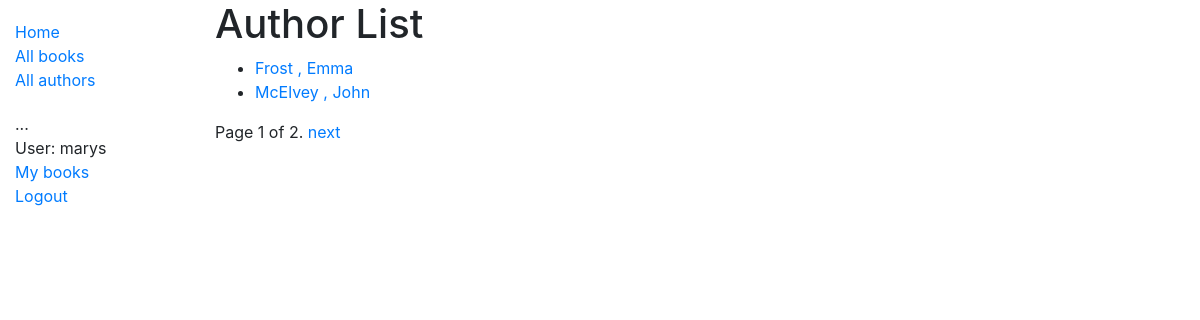
Screenshot of /catalog/authors/ (signed in) with the database file from the repository.
### catalog/models.py (models this page shows, shortened)
class Author(models.Model):
    first_name = models.CharField(max_length=100)
    last_name = models.CharField(max_length=100)
    date_of_birth = models.DateField(null=True, blank=True)
    date_of_death = models.DateField('Died', null=True, blank=True)
    class Meta:
        ordering = ['last_name', 'first_name']
    def get_absolute_url(self):
        return reverse('author-detail', args=[str(self.id)])

### catalog/views.py (the view)
# urls.py: path('authors/', views.AuthorListView.as_view(), name='authors'),
class AuthorListView(generic.ListView):
    model = Author
    paginate_by = 2

### catalog/templates/catalog/author_list.html
{% extends "base_generic.html" %}
{% block content %}
  <h1>Author List</h1>
  {% if author_list %}
  <ul>
    {% for author in author_list %}
      <li>
        <a href="{{ author.get_absolute_url }}">{{ author.last_name }} {{','}} {{author.first_name}}</a>
      </li>
    {% endfor %}
  </ul>
  {% else %}
    <p>There are no authors in the library.</p>
  {% endif %}
{% endblock %}

### catalog/templates/base_generic.html (shortened to what this page needs)
<!DOCTYPE html>
<html lang="en">
<head>
  <link rel="stylesheet" href="https://cdn.jsdelivr.net/npm/bootstrap@4.5.3/dist/css/bootstrap.min.css">
  {% load static %}
  <link rel="stylesheet" href="{% static 'css/styles.css' %}">
</head>
<body>
  <div class="container-fluid">
    <div class="row">
      <div class="col-sm-2">
      {% block sidebar %}
        <ul class="sidebar-nav">
          <li><a href="{% url 'index' %}">Home</a></li>
          <li><a href="{% url 'books' %}">All books</a></li>
          <li><a href="{% url 'authors' %}">All authors</a></li>
        </ul>
        <ul class="sidebar-nav">
          ...
         {% if user.is_authenticated %}
           <li>User: {{ user.get_username }}</li>
           <li><a href="{% url 'my-borrowed' %}">My books</a></li>
           <li><a href="{% url 'logout'%}?next={{request.path}}">Logout</a></li>
         {% else %}
           <li><a href="{% url 'login'%}?next={{request.path}}">Login</a></li>
         {% endif %}
        </ul>
     {% endblock %}
      </div>
      <div class="col-sm-10 ">{% block content %}{% endblock %}
        {% block pagination %}
          {% if is_paginated %}
              <div class="pagination">
                  <span class="page-links">
                      <span class="page-current">
                          Page {{ page_obj.number }} of {{ page_obj.paginator.num_pages }}.
                      </span>
                      {% if page_obj.has_next %}
                          <a href="{{ request.path }}?page={{ page_obj.next_page_number }}">next</a>
                      {% endif %}
                  </span>
              </div>
          {% endif %}
        {% endblock %}
      </div>
    </div>
  </div>
</body>
</html>

### catalog/static/css/styles.css (style rules this page uses)
.sidebar-nav { margin-top: 20px; padding: 0; list-style: none; }

### rows the page displays
Author: last_name "Frost", value ",", first_name "Emma"
Author: last_name "McElvey", value ",", first_name "John"

### other values shown
{{ user.get_username }} "marys"
{{ page_obj.number }} "1"
{{ page_obj.paginator.num_pages }} "2"
